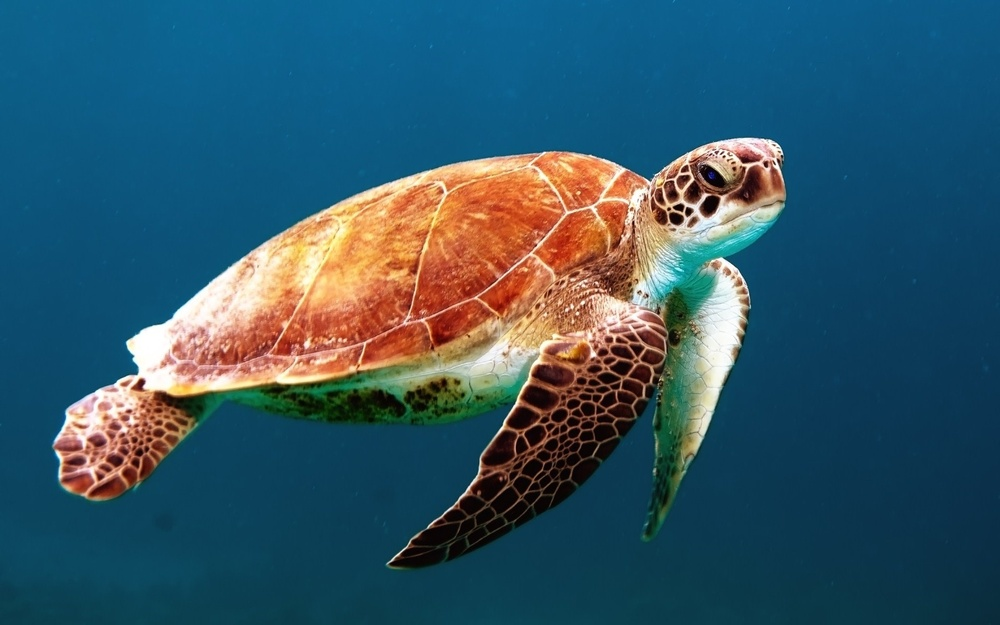
#> input picture PythonIA/modulo1/img/14.jpg, 1000 x 625 px, shrunk from 1920 x 1200 before the run
$ python sesion2.py
#> lines starting #> are read from the running program, lines starting #| are printed output that depends on the picture; after the words box and inside, x2 and y2 are one past the last pixel; in counts of white or black regions, pixels touching at a corner belong together
# -------------------------------------------------------------------------
# Crack the Code
# Diseño de filtros con Python
# Sesión 2 - Imágenes en blanco y negro
# -------------------------------------------------------------------------
# Importar bibliotecas que se utilizarán - no modifiques esta sección
from imagenes import imshow
import cv2
import numpy as np
from matplotlib import pyplot as plt

# -------------------------------------------------------------------------
# Escribe tu código aquí:

# Actividad 0: Recordar como leer y mostrar imagenes
img = cv2.imread('./img/14.jpg')
#> img is the input picture: shape (625, 1000, 3); mean B, G, R 102.5, 86.7, 50.5
imshow('Foto', img)
#> (this line was passed over: imagenes is not available in this run)


# Actividad 1: transformar la imagen a escala de grises
grises = cv2.cvtColor(img, cv2.COLOR_BGR2GRAY)
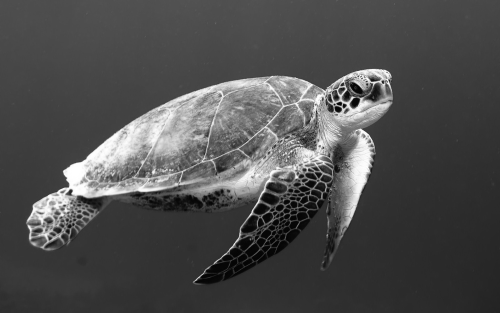
#> grises: shape (625, 1000) (shown at 1/2 size); min 0, max 255, mean 77.7
imshow('Grises', grises)
#> (this line was passed over: imagenes is not available in this run)


# Actividad 2: histograma
# Instalar nueva biblioteca para ver graficas. Escribe en la terminal:
# pip install matplotlib
plt.hist(grises.ravel(), 256, [0, 256])
plt.show()
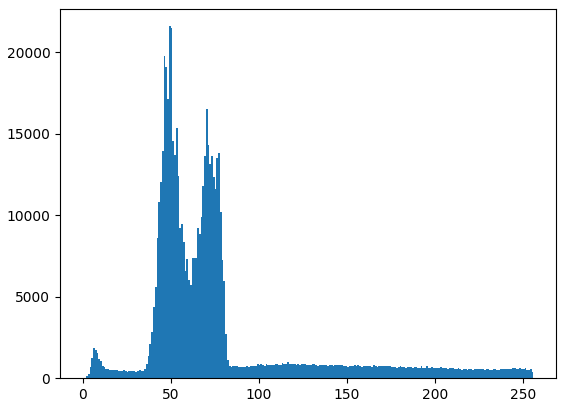
#> figure drawn by matplotlib, 1 panel; tallest bar 21588 high, from x = 49 to 50


# Actividad 3: Imagen binaria
# Esta actividad funciona mejor con las imagenes 3, 6, 14 y 22
_, binaria = cv2.threshold(grises, 86, 255, cv2.THRESH_BINARY)  # Modifica el segundo parámetro
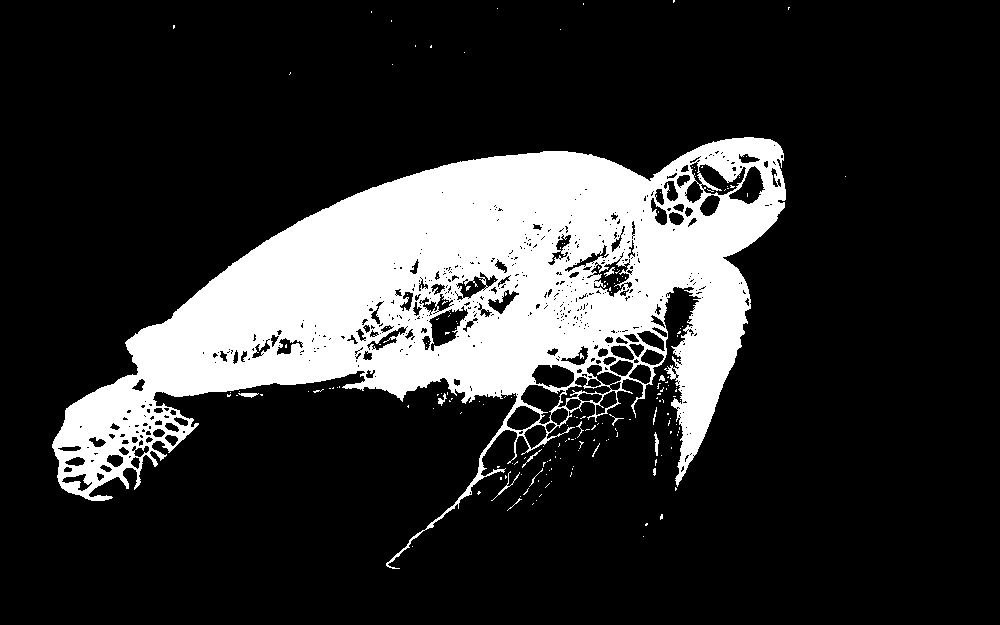
#> binaria: shape (625, 1000); 18.9% white; 191 white regions (176 under 20 px), largest, box (x1, y1, x2, y2) and area: (52, 137, 786, 569) 117301, (491, 471, 520, 501) 74, (238, 393, 259, 398) 64
imshow('Binaria', binaria)
#> (this line was passed over: imagenes is not available in this run)


# Actividad 4: Complemento de imagen
complemento = cv2.bitwise_not(binaria)
imshow('Complemento', complemento)
#> (this line was passed over: imagenes is not available in this run)


# Actividad 5 (opcional): Ver tamaños de las imagenes
print("Foto:")
print(img.shape)
#| (625, 1000, 3)
print("Grises:")
print(grises.shape)
#| (625, 1000)
print("Binaria:")
print(binaria.shape)
#| (625, 1000)


# Actividad 6: Operaciones de dilatación, erosión, apertura y cerradura
# NOTA: no hace falta verlas todas,
# el objetivo es quitar el ruido de la imagen y puedes usarlas en cascada
kernel = np.ones((5, 5), np.uint8)

erosion = cv2.erode(binaria, kernel)
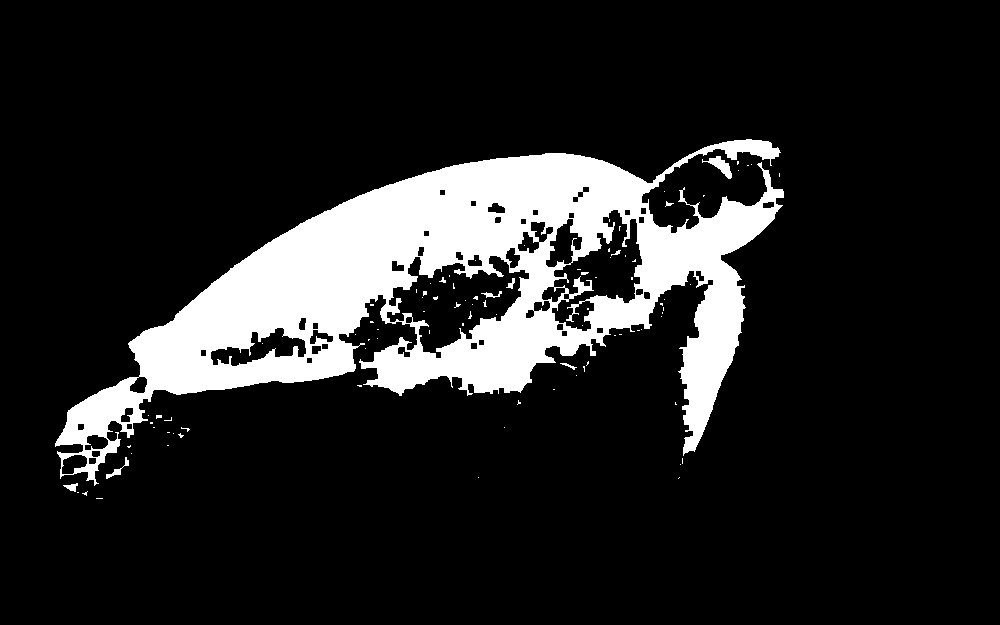
#> erosion: shape (625, 1000); 13.8% white; 93 white regions (82 under 20 px), largest, box (x1, y1, x2, y2) and area: (55, 139, 784, 486) 85188, (702, 156, 732, 179) 259, (106, 457, 129, 479) 108
imshow('Erosion', erosion)
#> (this line was passed over: imagenes is not available in this run)

dilatacion = cv2.dilate(erosion, kernel)
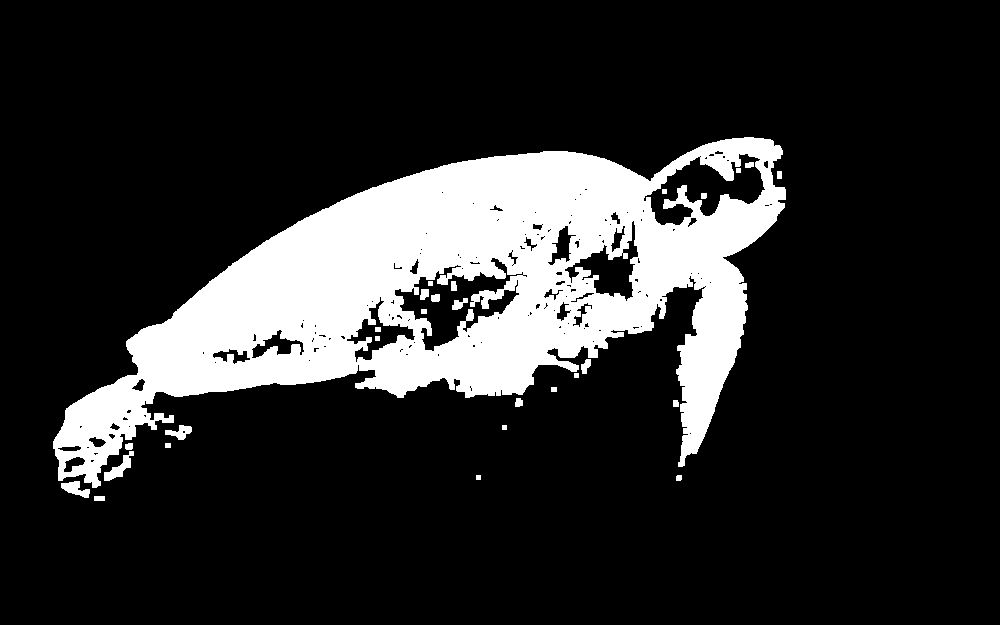
#> dilatacion: shape (625, 1000); 17.1% white; 28 white regions, largest, box (x1, y1, x2, y2) and area: (53, 137, 786, 488) 104857, (104, 451, 134, 481) 329, (61, 481, 90, 498) 268
imshow('Dilatacion', dilatacion)
#> (this line was passed over: imagenes is not available in this run)

apertura = cv2.morphologyEx(dilatacion, cv2.MORPH_OPEN, kernel)
imshow('Apertura', apertura)
#> (this line was passed over: imagenes is not available in this run)
#> (the run stopped early here; a loop or call above may not have finished)

$ run again, with PythonIA/modulo1/img/1.jpg copied over PythonIA/modulo1/img/14.jpg
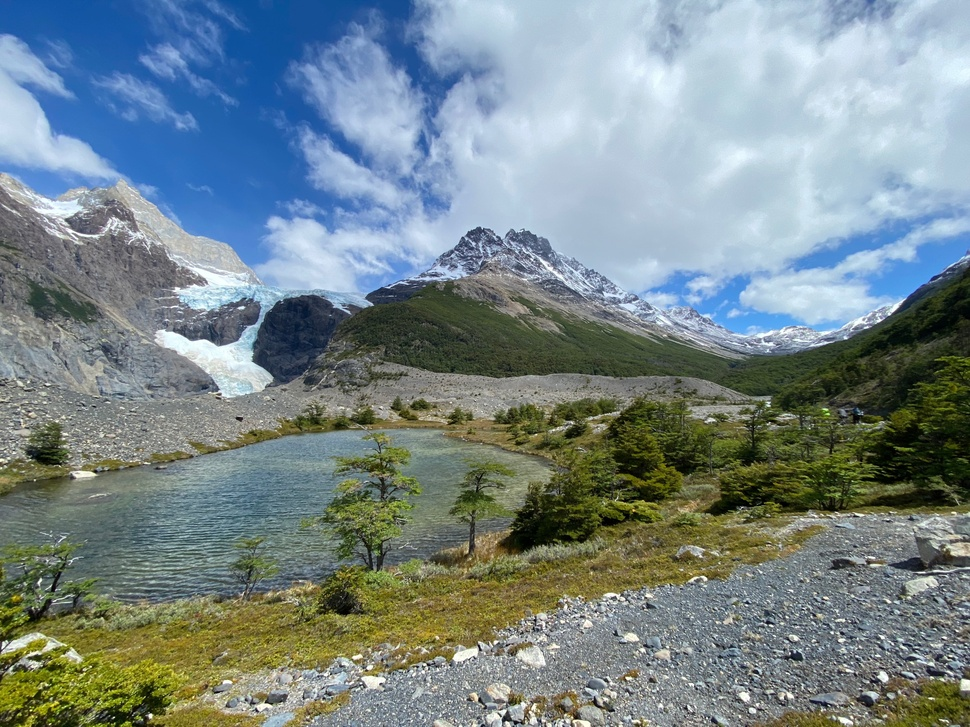
#> input picture PythonIA/modulo1/img/1.jpg, 970 x 727 px, shrunk from 4032 x 3024 before the run
#> img is the input picture: shape (727, 970, 3); mean B, G, R 137.8, 135.2, 119.6
#> `_, binaria = cv2.threshold(grises, 86, 255, cv2.THRESH_BINARY)`:
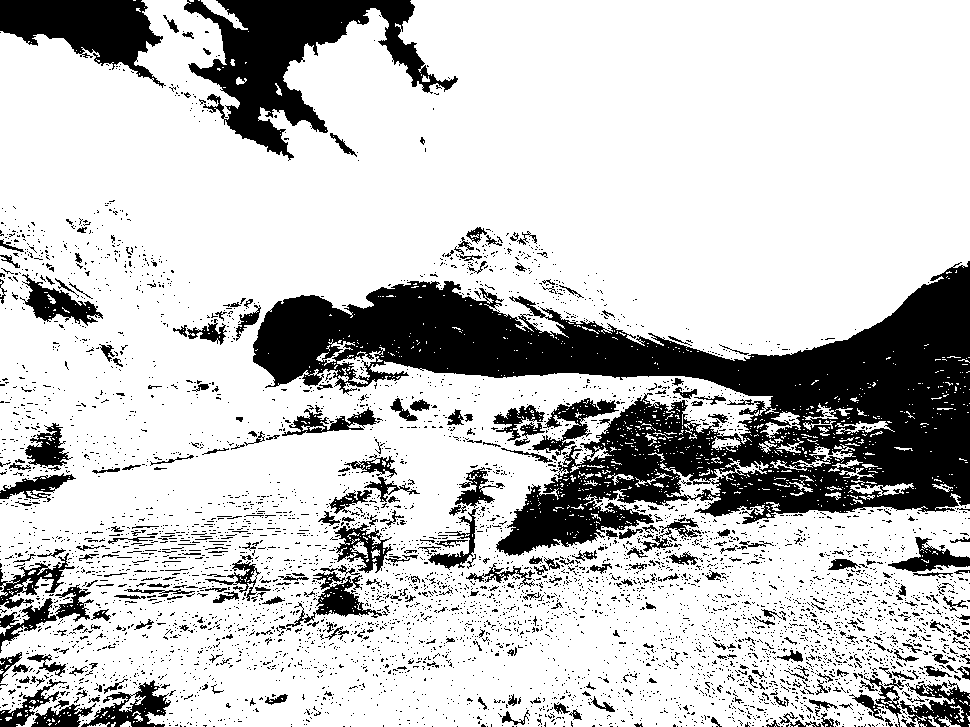
#> binaria: shape (727, 970); 77.4% white; 5226 black regions (4914 under 20 px), largest, box (x1, y1, x2, y2) and area: (253, 261, 970, 556) 83179, (184, 0, 458, 161) 15660, (0, 0, 166, 88) 7454
#| (727, 970, 3)
#| (727, 970)
#| (727, 970)
#> erosion: shape (727, 970); 53.8% white; 319 black regions (3 under 20 px), largest, box (x1, y1, x2, y2) and area: (0, 259, 970, 727) 211972, (631, 526, 970, 727) 39854, (0, 0, 460, 163) 29310
#> `dilatacion = cv2.dilate(erosion, kernel)`:
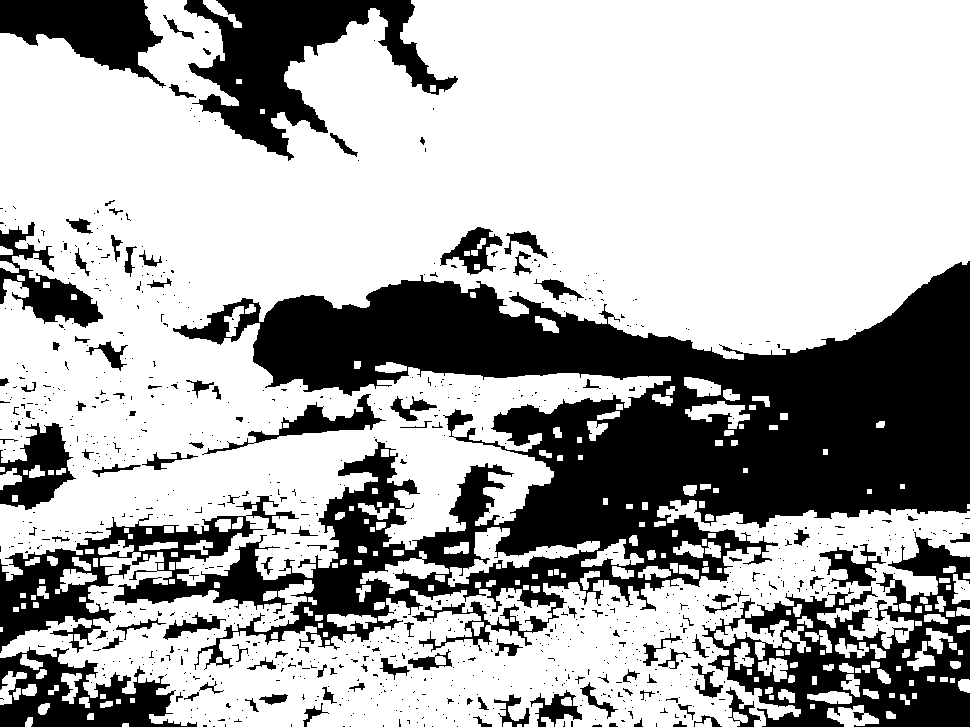
#> dilatacion: shape (727, 970); 67.8% white; 905 black regions (787 under 20 px), largest, box (x1, y1, x2, y2) and area: (0, 261, 970, 670) 147048, (702, 532, 970, 727) 21482, (184, 0, 458, 161) 16684

$ run again, with PythonIA/modulo1/img/10.jpg copied over PythonIA/modulo1/img/14.jpg
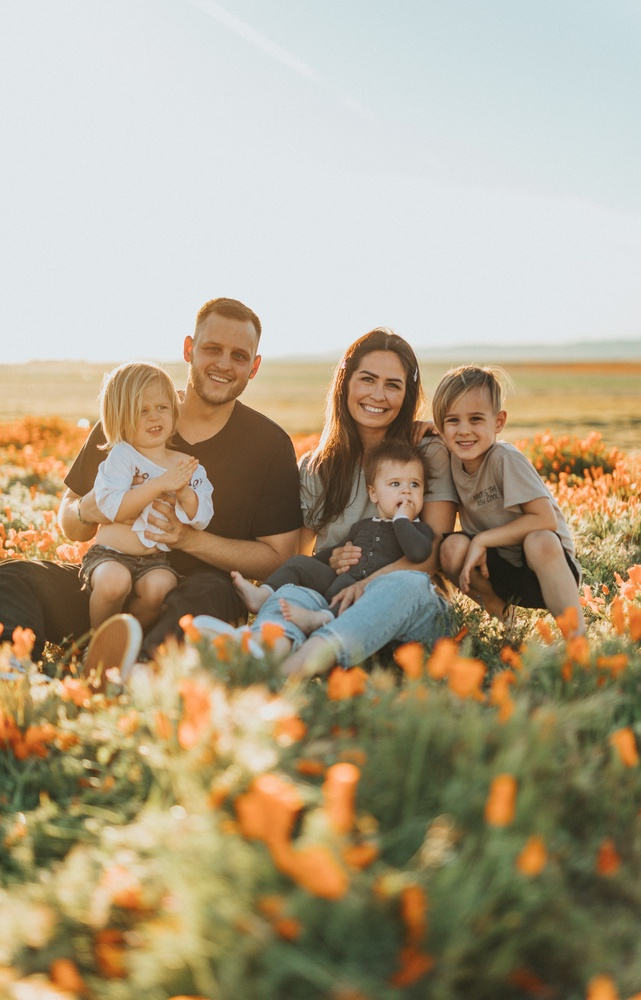
#> input picture PythonIA/modulo1/img/10.jpg, 641 x 1000 px, shrunk from 4310 x 6720 before the run
#> img is the input picture: shape (1000, 641, 3); mean B, G, R 135.6, 160.6, 173.7
#> `_, binaria = cv2.threshold(grises, 86, 255, cv2.THRESH_BINARY)`:
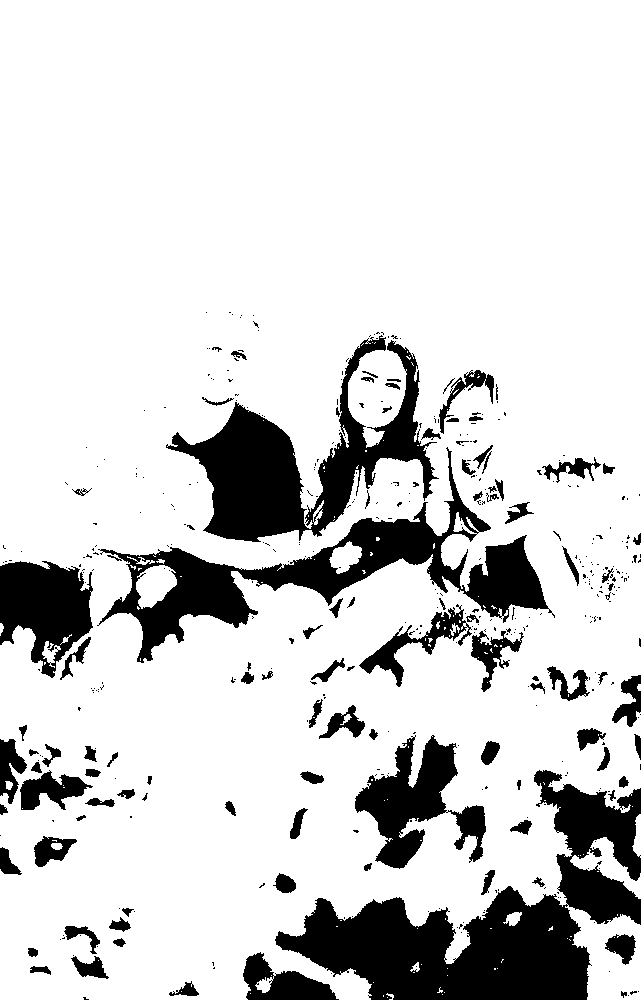
#> binaria: shape (1000, 641); 83.4% white; 435 black regions (334 under 20 px), largest, box (x1, y1, x2, y2) and area: (275, 770, 641, 1000) 31760, (97, 447, 555, 663) 19607, (166, 335, 439, 542) 18359
#| (1000, 641, 3)
#| (1000, 641)
#| (1000, 641)
#> erosion: shape (1000, 641); 76.6% white; 123 black regions (1 under 20 px), largest, box (x1, y1, x2, y2) and area: (0, 330, 557, 694) 68819, (273, 768, 641, 1000) 36878, (353, 730, 488, 873) 10042
#> `dilatacion = cv2.dilate(erosion, kernel)`:
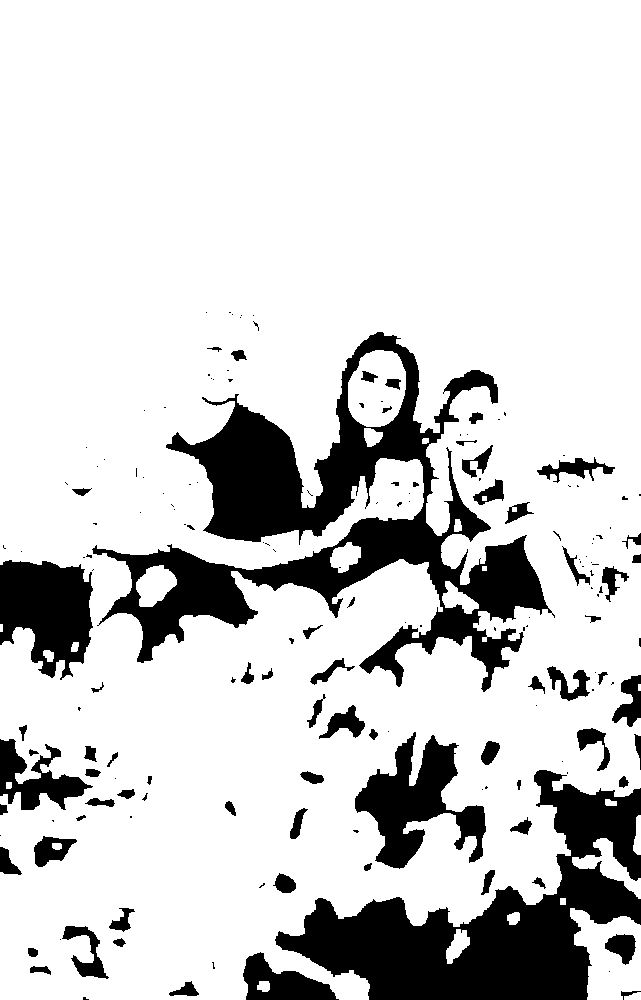
#> dilatacion: shape (1000, 641); 82.3% white; 171 black regions (99 under 20 px), largest, box (x1, y1, x2, y2) and area: (92, 332, 555, 692) 46209, (275, 770, 641, 1000) 32826, (355, 732, 486, 869) 7938
